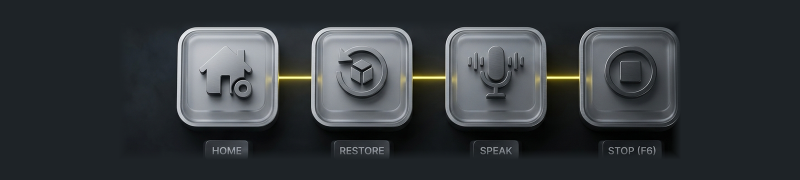
#> input picture docs/assets/feature-strip.png, 1600 x 360 px (shown at 1/2 size)
$ python -i demo_director.py   (imports and definitions only)
#> lines starting #> are read from the running program, lines starting #| are printed output that depends on the picture
#!/usr/bin/env python3
"""demo_director.py — the ReadAloudTTS self-serve demo studio.

Scripts the REAL product surfaces deterministically and renders branded
demo reels, with zero audio and zero live-daemon contact:

  Panel lane   — launches src/ReadAloudTTS.ahk with --demo-child inside an
                 isolated sandbox dir (copy of src + config), then plays
                 daemon: writes tmp\\highlight_state.json packets exactly
                 like speak_server's playback loop, answers request.json
                 with response.json, and drives pause/zoom/speed through
                 the child's directive file. Every frame is the real panel.
  Web lane     — serves the real overlay.html + read-along component via
                 OverlayServer (the overlay_mock.py pattern) and captures
                 a real browser window.

Captures are per-window PrintWindow (PW_RENDERFULLCONTENT — lock-safe,
occlusion-safe) composited onto the graphite studio backdrop, then
rendered to MP4/GIF via ffmpeg.

Usage:
    python src/demo_director.py --list-scenes
    python src/demo_director.py --scene baseline --out out_dir
    python src/demo_director.py --all --out out_dir
    python src/demo_director.py --all --gif --out out_dir

The director never touches the production daemon (port 8792), never
writes outside the sandbox + requested output dir, and never speaks.
"""

from __future__ import annotations

import argparse
import json
import os
import shutil
import struct
import subprocess
import sys
import threading
import time
import ctypes
from ctypes import wintypes
from pathlib import Path

SRC_DIR = Path(__file__).resolve().parent

# ffmpeg resolution: this machine sets a global FFMPEG env var pointing at
# the bin DIRECTORY (no exe name) — normalize both spellings, then fall
# back to PATH.
def _resolve_ffmpeg() -> str:
    raw = os.environ.get("FFMPEG", "").strip()
    if raw:
        p = Path(raw)
        if p.is_dir():
            exe = p / ("ffmpeg.exe" if os.name == "nt" else "ffmpeg")
            if exe.exists():
                return str(exe)
        if p.exists():
            return str(p)
    return "ffmpeg"  # PATH-resolved


FFMPEG = _resolve_ffmpeg()
# CreateProcess on the raw exe path can be blocked by the exec policy on
# this machine while shell-resolved invocation works; shell is the
# default. FFMPEG_SHELL=0 opts out.
_FFMPEG_SHELL = os.environ.get("FFMPEG_SHELL", "1") == "1"

AHK_EXE = os.environ.get(
    "AHK_EXE",
    os.path.expandvars(
        r"%LOCALAPPDATA%\Programs\AutoHotkey\v2\AutoHotkey64.exe"
    ),
)

# Studio look — the Reading Room backdrop: graphite field, amber accent.
# (Brand tokens mirror docs/assets renders; amber = the product highlight.)
BG_TOP = (22, 24, 29)      # #16181D
BG_BOTTOM = (13, 14, 18)   # #0D0E12
AMBER = (255, 196, 0)      # #FFC400
INK = (232, 233, 236)      # #E8E9EC
DIM = (122, 128, 139)      # #7A808B
PANEL_BG = (22, 22, 29)    # #16161D — the real panel background

STUDIO_W, STUDIO_H = 1600, 900
FPS = 30


# ---------------------------------------------------------------------------
# Win32 capture (PrintWindow, PW_RENDERFULLCONTENT)
# ---------------------------------------------------------------------------

PW_RENDERFULLCONTENT = 0x00000002
GA_ROOT = 2


def _root_hwnd(hwnd: int) -> int:
    user32 = ctypes.windll.user32
    return int(user32.GetAncestor(wintypes.HWND(hwnd), GA_ROOT))


# [120 lines left out: functions capture_window, enum_windows, find_demo_panel, not called in this run]


# ---------------------------------------------------------------------------
# Sandbox: an isolated copy of the repo's src where the demo child runs
# ---------------------------------------------------------------------------

class Sandbox:
    """Temp copy of src/ (the demo child's AppDir) with a stub config."""

    # [39 lines left out: functions __init__, create, not called in this run]

    def cleanup(self) -> None:
        shutil.rmtree(self.root, ignore_errors=True)


# ---------------------------------------------------------------------------
# Offline narration (piper, the production voice) — audio for the MP4s.
# ---------------------------------------------------------------------------
# The demo child NEVER speaks (no daemon, no engine). Audio enters the reel
# after capture: each scene's narration is rendered offline to WAV through
# the production install's Piper (lessac voice + production prosody), one
# word per synth, concatenated with measured speech bounds and real pacing.
# The measured per-word durations then become the mock daemon's word
# timeline, so the amber highlight is synced to the audio you hear — the
# same measured-timing principle the karaoke panel itself uses.


class PiperNarrator:
    """Offline narration: per-word piper renders -> measured WAV segments.

    Fails closed: if the install venv or voice model is missing, enabled
    becomes False and the director renders silent video (exactly the v1
    behavior). Never touches the production daemon or live audio.
    """

    SAMPLE_RATE = 22050
    WORD_GAP_S = 0.06        # breath between words inside a sentence
    SENTENCE_PAUSE_S = 0.40  # the production sentence_silence feel

    # [144 lines left out: functions __init__, _find_venv_python, _find_model, _synthesize_word, _speech_bounds, render_scene, not called in this run]


# ---------------------------------------------------------------------------
# Mock daemon: writes the REAL wire files into the sandbox tmp dir
# ---------------------------------------------------------------------------

class MockDaemon:
    """Plays speak_server's file protocol against a --demo-child panel.

    State files (all inside sandbox tmp/):
      highlight_state.json — {"state":...} single-line JSON (the AHK
          tick polls this every 30ms)
      request.json         — the panel's own writes (set_speed/stop)
      response.json        — our replies, exactly like the real daemon
      panel.json           — the child's self-report (our eyes)
      demo_directives.json — one directive per write (pause/zoom/exit...)
    """

    # [14 lines left out: function __init__, not called in this run]

    # -- state file writers -------------------------------------------------

    def _write_state(self, state: dict) -> None:
        payload = json.dumps(state, separators=(",", ":")) + "\n"
        (self.dir / "highlight_state.json").write_text(payload, encoding="utf-8")

    # [130 lines left out: functions _write_response, write_directive, compute_words, begin_read, play_until, finish_read and 3 more, not called in this run]

    def stop(self) -> None:
        self._stop.set()


# ---------------------------------------------------------------------------
# Panel process (--demo-child)
# ---------------------------------------------------------------------------

class DemoPanel:
    """One --demo-child AHK process bound to one scene run."""

    # [68 lines left out: functions __init__, start, wait_panel_window, not called in this run]

    def send_directive(self, directive: dict, settle_s: float = 0.12) -> None:
        self.daemon.write_directive(directive)
        time.sleep(settle_s)

    # [16 lines left out: function stop, not called in this run]


# ---------------------------------------------------------------------------
# Studio compositor
# ---------------------------------------------------------------------------

def composite(panel_png: Path, out_png: Path, caption: str = "", step: str = "") -> None:
    """Place the captured panel on the graphite studio backdrop with the
    title lockup. The panel keeps its native pixels (crisp, no resample)."""
#> called with panel_png = '../docs/assets/feature-strip.png', out_png = 'out.png', caption = '', step = ''
    from PIL import Image, ImageDraw, ImageFont, ImageFilter

    bg = Image.new("RGB", (STUDIO_W, STUDIO_H), BG_TOP)
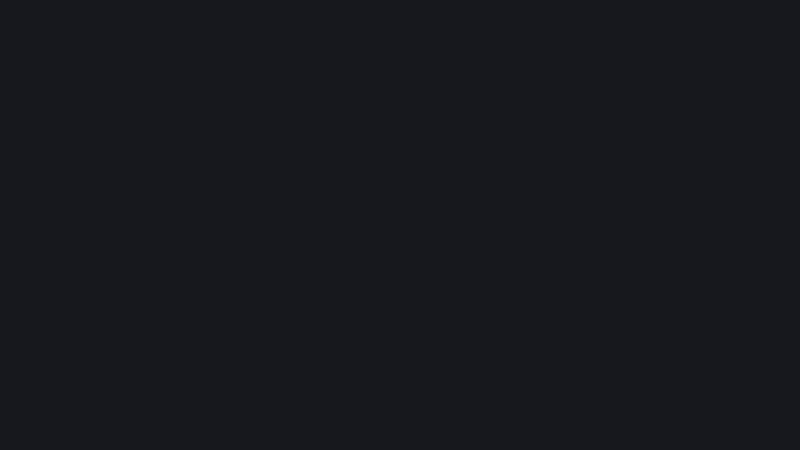
#> bg: PIL image 1600x900 RGB (shown at 1/2 size); mean R, G, B 22, 24, 29
    draw = ImageDraw.Draw(bg)
    # Vertical gradient graphite field
    for y in range(STUDIO_H):
        t = y / (STUDIO_H - 1)
        c = tuple(
            int(BG_TOP[i] + (BG_BOTTOM[i] - BG_TOP[i]) * t) for i in range(3)
        )
        draw.line([(0, y), (STUDIO_W, y)], fill=c)

    # Quiet depth: a soft amber-lit vignette behind the panel zone —
    # reads as studio lighting, stays under 2% luminance delta at edges.
    halo = Image.new("L", (STUDIO_W, STUDIO_H), 0)
#> halo: PIL image 1600x900 L; every value is 0
    hdraw = ImageDraw.Draw(halo)
    hx, hy, hr = STUDIO_W // 2, 520, 560
    hdraw.ellipse([hx - hr, hy - int(hr * 0.62), hx + hr, hy + int(hr * 0.62)], fill=26)
    halo = halo.filter(ImageFilter.GaussianBlur(120))
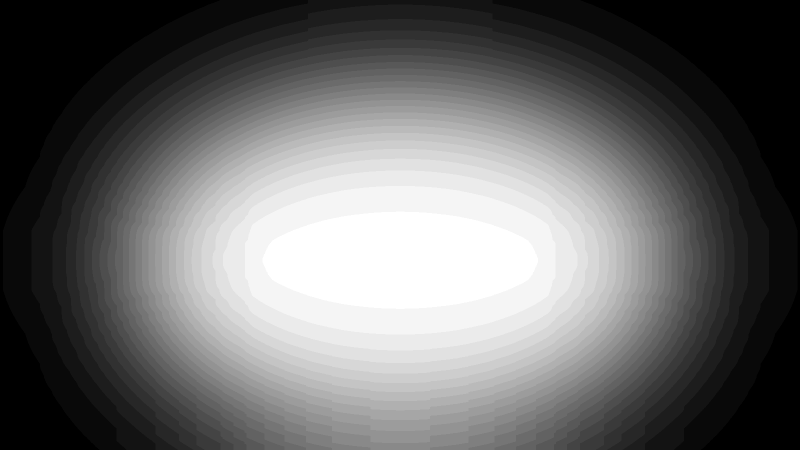
#> halo: PIL image 1600x900 L (shown at 1/2 size); min 0, max 26, mean 10.8; drawn with min black and max white
    bg = Image.composite(
        Image.new("RGB", (STUDIO_W, STUDIO_H), (34, 36, 42)), bg, halo
    )
    draw = ImageDraw.Draw(bg)

    panel = Image.open(panel_png).convert("RGB")
#> panel is the input picture: PIL image 1600x360 RGB; mean R, G, B 53, 57.3, 60.5
    pw, ph = panel.size
#> pw = 1600; ph = 360
    max_w, max_h = 1120, 480
    if pw > max_w or ph > max_h:
        scale = min(max_w / pw, max_h / ph)
#> scale = 0.7
        panel = panel.resize((int(pw * scale), int(ph * scale)), Image.LANCZOS)
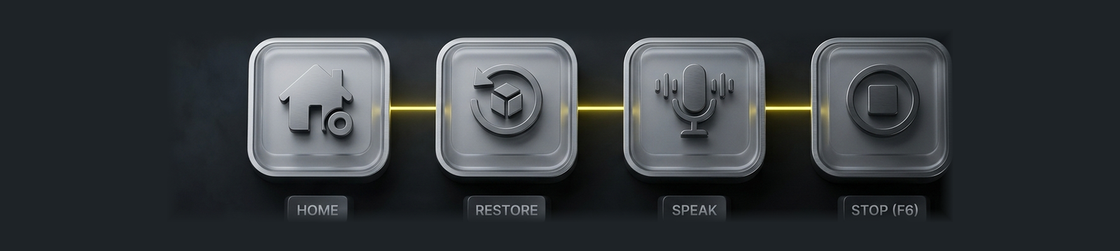
#> panel: PIL image 1120x251 RGB; mean R, G, B 53, 57.3, 60.5
        pw, ph = panel.size
#> pw = 1120; ph = 251
    px = (STUDIO_W - pw) // 2
#> px = 240
    py = 296
    # Layered shadow: a blurred soft cast + a tight contact edge — the
    # panel reads as physically lifted off the field, not pasted on.
    shadow_layer = Image.new("L", (STUDIO_W, STUDIO_H), 0)
    sdraw = ImageDraw.Draw(shadow_layer)
    sdraw.rounded_rectangle(
        [px - 14, py - 8, px + pw + 14, py + ph + 26], radius=18, fill=150
    )
    shadow_layer = shadow_layer.filter(ImageFilter.GaussianBlur(22))
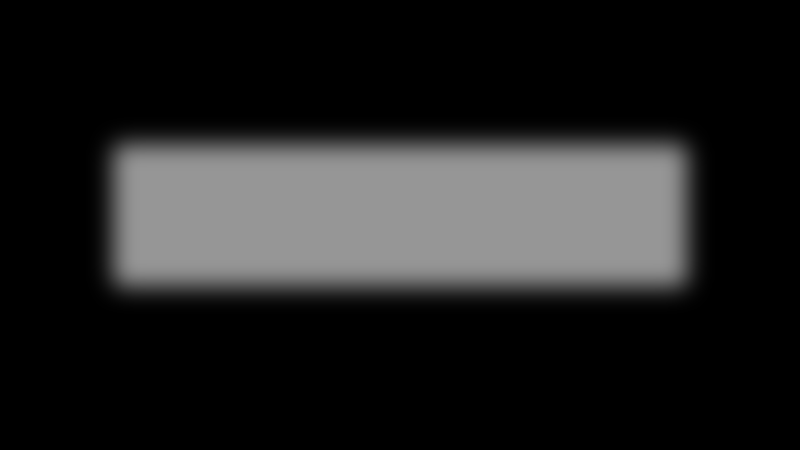
#> shadow_layer: PIL image 1600x900 L (shown at 1/2 size); min 0, max 150, mean 34.2
    bg.paste(Image.new("RGB", (STUDIO_W, STUDIO_H), (5, 6, 8)), (0, 0), shadow_layer)
    bg.paste(panel, (px, py))
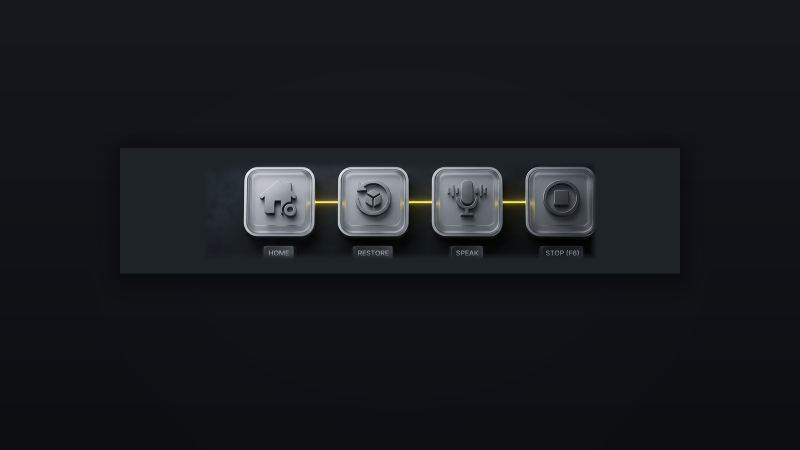
#> bg: PIL image 1600x900 RGB (shown at 1/2 size); mean R, G, B 24.1, 26.2, 30.4

    # Title lockup — amber thread, wordmark, one-line promise.
    draw = ImageDraw.Draw(bg)
    # System font stack resolved from WINDIR (never a hardcoded path —
    # the repo sanitize gate forbids absolute machine paths).
    windir = os.environ.get("WINDIR") or os.environ.get("SystemRoot") or os.sep + "Windows"
    font_path = os.path.join(windir, "Fonts", "segoeui.ttf")
    font_path_bold = os.path.join(windir, "Fonts", "segoeuib.ttf")
    font_path_semilight = os.path.join(windir, "Fonts", "segoeuil.ttf")
    try:
        f_title = ImageFont.truetype(font_path_bold, 44)
        f_sub = ImageFont.truetype(font_path_semilight, 21)
        f_step = ImageFont.truetype(font_path_bold, 24)
        f_caption = ImageFont.truetype(font_path, 20)
        f_kbd = ImageFont.truetype(font_path, 18)
    except OSError:
        f_title = f_sub = f_step = f_caption = f_kbd = ImageFont.load_default()
    # Amber thread: a short accent stroke that underlines the wordmark —
    # one confident mark, top-left, tying the frame to the product's
    # highlight color.
    draw.rounded_rectangle([96, 78, 128, 122], radius=5, fill=AMBER)
    draw.text((152, 78), "ReadAloudTTS", font=f_title, fill=INK)
    draw.text(
        (152, 136),
        "Every word lights up as it is read.",
        font=f_sub, fill=DIM,
    )

    # Step line: the caption sits in a quiet bottom band; the step gets
    # full ink weight so the eye reads THE POINT first, context second.
    if step:
        draw.line([(96, STUDIO_H - 118), (STUDIO_W - 96, STUDIO_H - 118)], fill=(38, 41, 48), width=1)
        draw.text((96, STUDIO_H - 94), step, font=f_step, fill=INK)
    if caption:
        draw.text((96, STUDIO_H - 54), caption, font=f_caption, fill=DIM)
    # Keycap hints, bottom-right — plain-text, product-true shortcuts.
    draw.text(
        (STUDIO_W - 96 - draw.textlength("Home  ·  Space  ·  Ctrl+wheel", font=f_kbd), STUDIO_H - 50),
        "Home  ·  Space  ·  Ctrl+wheel", font=f_kbd, fill=(90, 96, 106),
    )
#> (the run stopped early here; a loop or call above may not have finished)
